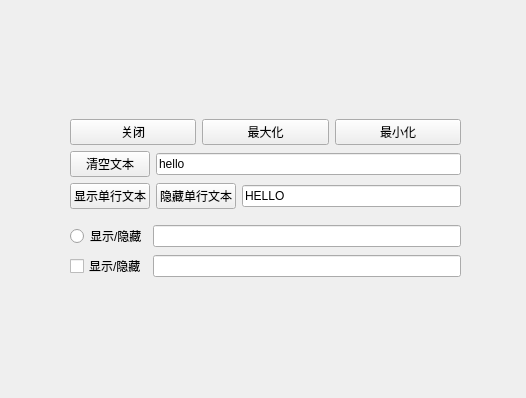
<?xml version="1.0" encoding="UTF-8"?>
<ui version="4.0">
 <class>Form</class>
 <widget class="QWidget" name="Form">
  <property name="geometry">
   <rect>
    <x>0</x>
    <y>0</y>
    <width>526</width>
    <height>398</height>
   </rect>
  </property>
  <property name="windowTitle">
   <string>Form</string>
  </property>
  <widget class="QWidget" name="">
   <property name="geometry">
    <rect>
     <x>70</x>
     <y>110</y>
     <width>391</width>
     <height>178</height>
    </rect>
   </property>
   <layout class="QVBoxLayout" name="verticalLayout_3">
    <item>
     <layout class="QVBoxLayout" name="verticalLayout">
      <item>
       <layout class="QHBoxLayout" name="horizontalLayout_4">
        <item>
         <widget class="QPushButton" name="pushButton">
          <property name="text">
           <string>关闭</string>
          </property>
         </widget>
        </item>
        <item>
         <widget class="QPushButton" name="pushButton_2">
          <property name="text">
           <string>最大化</string>
          </property>
         </widget>
        </item>
        <item>
         <widget class="QPushButton" name="pushButton_3">
          <property name="text">
           <string>最小化</string>
          </property>
         </widget>
        </item>
       </layout>
      </item>
      <item>
       <layout class="QHBoxLayout" name="horizontalLayout">
        <item>
         <widget class="QPushButton" name="pushButton_4">
          <property name="text">
           <string>清空文本</string>
          </property>
         </widget>
        </item>
        <item>
         <widget class="QLineEdit" name="lineEdit">
          <property name="text">
           <string>hello</string>
          </property>
         </widget>
        </item>
       </layout>
      </item>
      <item>
       <layout class="QHBoxLayout" name="horizontalLayout_2">
        <item>
         <layout class="QHBoxLayout" name="horizontalLayout_3">
          <item>
           <widget class="QPushButton" name="pushButton_6">
            <property name="text">
             <string>显示单行文本</string>
            </property>
           </widget>
          </item>
          <item>
           <widget class="QPushButton" name="pushButton_5">
            <property name="text">
             <string>隐藏单行文本</string>
            </property>
           </widget>
          </item>
          <item>
           <widget class="QLineEdit" name="lineEdit_2">
            <property name="text">
             <string>HELLO</string>
            </property>
           </widget>
          </item>
         </layout>
        </item>
       </layout>
      </item>
     </layout>
    </item>
    <item>
     <layout class="QVBoxLayout" name="verticalLayout_2">
      <item>
       <layout class="QHBoxLayout" name="horizontalLayout_6">
        <item>
         <widget class="QRadioButton" name="radioButton">
          <property name="text">
           <string>显示/隐藏</string>
          </property>
         </widget>
        </item>
        <item>
         <widget class="QLineEdit" name="lineEdit_3"/>
        </item>
       </layout>
      </item>
      <item>
       <layout class="QHBoxLayout" name="horizontalLayout_5">
        <item>
         <widget class="QCheckBox" name="checkBox">
          <property name="text">
           <string>显示/隐藏</string>
          </property>
         </widget>
        </item>
        <item>
         <widget class="QLineEdit" name="lineEdit_4"/>
        </item>
       </layout>
      </item>
     </layout>
    </item>
   </layout>
  </widget>
 </widget>
 <resources/>
 <connections>
  <connection>
   <sender>pushButton</sender>
   <signal>clicked()</signal>
   <receiver>Form</receiver>
   <slot>close()</slot>
   <hints>
    <hint type="sourcelabel">
     <x>148</x>
     <y>127</y>
    </hint>
    <hint type="destinationlabel">
     <x>118</x>
     <y>182</y>
    </hint>
   </hints>
  </connection>
  <connection>
   <sender>pushButton_2</sender>
   <signal>clicked()</signal>
   <receiver>Form</receiver>
   <slot>showFullScreen()</slot>
   <hints>
    <hint type="sourcelabel">
     <x>266</x>
     <y>131</y>
    </hint>
    <hint type="destinationlabel">
     <x>359</x>
     <y>176</y>
    </hint>
   </hints>
  </connection>
  <connection>
   <sender>pushButton_3</sender>
   <signal>clicked()</signal>
   <receiver>Form</receiver>
   <slot>showMinimized()</slot>
   <hints>
    <hint type="sourcelabel">
     <x>402</x>
     <y>125</y>
    </hint>
    <hint type="destinationlabel">
     <x>419</x>
     <y>152</y>
    </hint>
   </hints>
  </connection>
  <connection>
   <sender>pushButton_4</sender>
   <signal>clicked()</signal>
   <receiver>lineEdit</receiver>
   <slot>clear()</slot>
   <hints>
    <hint type="sourcelabel">
     <x>164</x>
     <y>176</y>
    </hint>
    <hint type="destinationlabel">
     <x>349</x>
     <y>174</y>
    </hint>
   </hints>
  </connection>
  <connection>
   <sender>pushButton_5</sender>
   <signal>clicked()</signal>
   <receiver>lineEdit_2</receiver>
   <slot>hide()</slot>
   <hints>
    <hint type="sourcelabel">
     <x>228</x>
     <y>214</y>
    </hint>
    <hint type="destinationlabel">
     <x>455</x>
     <y>212</y>
    </hint>
   </hints>
  </connection>
  <connection>
   <sender>pushButton_6</sender>
   <signal>clicked()</signal>
   <receiver>lineEdit_2</receiver>
   <slot>show()</slot>
   <hints>
    <hint type="sourcelabel">
     <x>171</x>
     <y>214</y>
    </hint>
    <hint type="destinationlabel">
     <x>455</x>
     <y>212</y>
    </hint>
   </hints>
  </connection>
  <connection>
   <sender>radioButton</sender>
   <signal>clicked(bool)</signal>
   <receiver>lineEdit_3</receiver>
   <slot>setHidden(bool)</slot>
   <hints>
    <hint type="sourcelabel">
     <x>172</x>
     <y>265</y>
    </hint>
    <hint type="destinationlabel">
     <x>277</x>
     <y>269</y>
    </hint>
   </hints>
  </connection>
  <connection>
   <sender>checkBox</sender>
   <signal>clicked(bool)</signal>
   <receiver>lineEdit_4</receiver>
   <slot>setEnabled(bool)</slot>
   <hints>
    <hint type="sourcelabel">
     <x>156</x>
     <y>316</y>
    </hint>
    <hint type="destinationlabel">
     <x>267</x>
     <y>337</y>
    </hint>
   </hints>
  </connection>
 </connections>
</ui>
